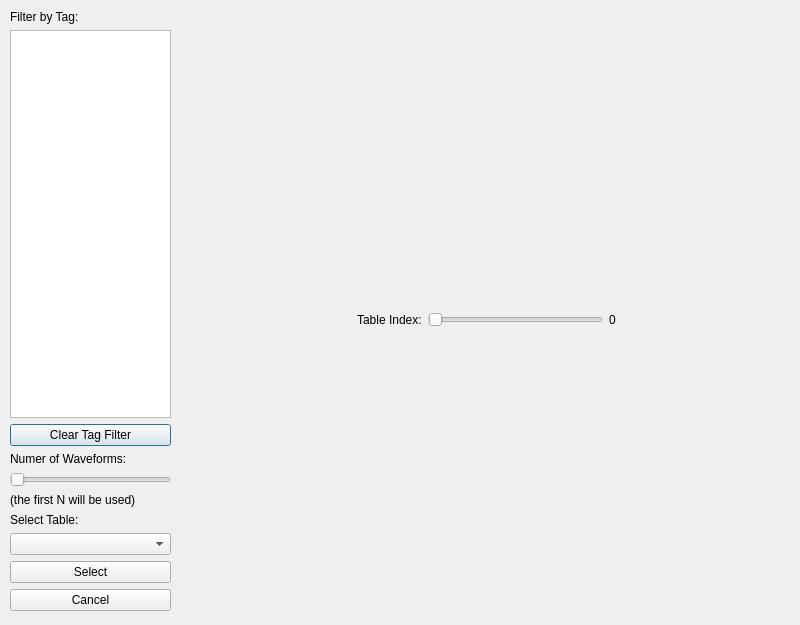
<?xml version="1.0" encoding="UTF-8"?>
<ui version="4.0">
 <class>wavetableBrowser</class>
 <widget class="QDialog" name="wavetableBrowser">
  <property name="geometry">
   <rect>
    <x>0</x>
    <y>0</y>
    <width>800</width>
    <height>625</height>
   </rect>
  </property>
  <property name="minimumSize">
   <size>
    <width>800</width>
    <height>625</height>
   </size>
  </property>
  <property name="maximumSize">
   <size>
    <width>800</width>
    <height>625</height>
   </size>
  </property>
  <property name="windowTitle">
   <string>Wavetable Browser</string>
  </property>
  <widget class="QWidget" name="layoutWidget">
   <property name="geometry">
    <rect>
     <x>10</x>
     <y>10</y>
     <width>161</width>
     <height>601</height>
    </rect>
   </property>
   <layout class="QVBoxLayout" name="verticalLayout">
    <item>
     <widget class="QLabel" name="label_3">
      <property name="sizePolicy">
       <sizepolicy hsizetype="Preferred" vsizetype="Maximum">
        <horstretch>0</horstretch>
        <verstretch>0</verstretch>
       </sizepolicy>
      </property>
      <property name="text">
       <string>Filter by Tag:</string>
      </property>
     </widget>
    </item>
    <item>
     <widget class="QListWidget" name="tagList"/>
    </item>
    <item>
     <widget class="QPushButton" name="clearTags">
      <property name="text">
       <string>Clear Tag Filter</string>
      </property>
     </widget>
    </item>
    <item>
     <widget class="QLabel" name="label">
      <property name="sizePolicy">
       <sizepolicy hsizetype="Preferred" vsizetype="Maximum">
        <horstretch>0</horstretch>
        <verstretch>0</verstretch>
       </sizepolicy>
      </property>
      <property name="text">
       <string>Numer of Waveforms:</string>
      </property>
     </widget>
    </item>
    <item>
     <widget class="QLabeledRangeSlider" name="tableSize">
      <property name="orientation">
       <enum>Qt::Horizontal</enum>
      </property>
     </widget>
    </item>
    <item>
     <widget class="QLabel" name="tableSizeWarning">
      <property name="sizePolicy">
       <sizepolicy hsizetype="Preferred" vsizetype="Maximum">
        <horstretch>0</horstretch>
        <verstretch>0</verstretch>
       </sizepolicy>
      </property>
      <property name="text">
       <string>(the first N will be used)</string>
      </property>
     </widget>
    </item>
    <item>
     <widget class="QLabel" name="label_2">
      <property name="sizePolicy">
       <sizepolicy hsizetype="Preferred" vsizetype="Maximum">
        <horstretch>0</horstretch>
        <verstretch>0</verstretch>
       </sizepolicy>
      </property>
      <property name="text">
       <string>Select Table:</string>
      </property>
     </widget>
    </item>
    <item>
     <widget class="QComboBox" name="selectTable"/>
    </item>
    <item>
     <widget class="QPushButton" name="swapTable">
      <property name="text">
       <string>Select</string>
      </property>
     </widget>
    </item>
    <item>
     <widget class="QPushButton" name="close">
      <property name="text">
       <string>Cancel</string>
      </property>
     </widget>
    </item>
   </layout>
  </widget>
  <widget class="QWidget" name="layoutWidgetNO">
   <property name="geometry">
    <rect>
     <x>181</x>
     <y>11</y>
     <width>611</width>
     <height>600</height>
    </rect>
   </property>
   <layout class="QVBoxLayout" name="tableViz_2">
    <item>
     <layout class="QHBoxLayout" name="topViz">
      <item>
       <widget class="WavetableVizPanel" name="viz1" native="true">
        <property name="sizePolicy">
         <sizepolicy hsizetype="Fixed" vsizetype="Minimum">
          <horstretch>0</horstretch>
          <verstretch>0</verstretch>
         </sizepolicy>
        </property>
        <property name="minimumSize">
         <size>
          <width>275</width>
          <height>275</height>
         </size>
        </property>
       </widget>
      </item>
      <item>
       <widget class="WavetableVizPanel" name="viz2" native="true">
        <property name="sizePolicy">
         <sizepolicy hsizetype="Fixed" vsizetype="Preferred">
          <horstretch>0</horstretch>
          <verstretch>0</verstretch>
         </sizepolicy>
        </property>
        <property name="minimumSize">
         <size>
          <width>275</width>
          <height>275</height>
         </size>
        </property>
       </widget>
      </item>
     </layout>
    </item>
    <item>
     <layout class="QHBoxLayout" name="horizontalLayout_2">
      <item>
       <spacer name="horizontalSpacer">
        <property name="orientation">
         <enum>Qt::Horizontal</enum>
        </property>
        <property name="sizeHint" stdset="0">
         <size>
          <width>40</width>
          <height>20</height>
         </size>
        </property>
       </spacer>
      </item>
      <item>
       <widget class="QLabel" name="label_4">
        <property name="sizePolicy">
         <sizepolicy hsizetype="Preferred" vsizetype="Maximum">
          <horstretch>0</horstretch>
          <verstretch>0</verstretch>
         </sizepolicy>
        </property>
        <property name="text">
         <string>Table Index:</string>
        </property>
       </widget>
      </item>
      <item>
       <widget class="QSlider" name="tableIdx">
        <property name="sizePolicy">
         <sizepolicy hsizetype="Expanding" vsizetype="Maximum">
          <horstretch>0</horstretch>
          <verstretch>0</verstretch>
         </sizepolicy>
        </property>
        <property name="orientation">
         <enum>Qt::Horizontal</enum>
        </property>
       </widget>
      </item>
      <item>
       <widget class="QLabel" name="tableIdxLabel">
        <property name="sizePolicy">
         <sizepolicy hsizetype="Preferred" vsizetype="Maximum">
          <horstretch>0</horstretch>
          <verstretch>0</verstretch>
         </sizepolicy>
        </property>
        <property name="text">
         <string>0</string>
        </property>
       </widget>
      </item>
      <item>
       <spacer name="horizontalSpacer_2">
        <property name="orientation">
         <enum>Qt::Horizontal</enum>
        </property>
        <property name="sizeHint" stdset="0">
         <size>
          <width>40</width>
          <height>20</height>
         </size>
        </property>
       </spacer>
      </item>
     </layout>
    </item>
    <item>
     <layout class="QHBoxLayout" name="bottomViz">
      <item>
       <widget class="WavetableVizPanel" name="viz3" native="true">
        <property name="sizePolicy">
         <sizepolicy hsizetype="Fixed" vsizetype="Fixed">
          <horstretch>0</horstretch>
          <verstretch>0</verstretch>
         </sizepolicy>
        </property>
        <property name="minimumSize">
         <size>
          <width>275</width>
          <height>275</height>
         </size>
        </property>
       </widget>
      </item>
      <item>
       <widget class="WavetableVizPanel" name="viz4" native="true">
        <property name="sizePolicy">
         <sizepolicy hsizetype="Fixed" vsizetype="Fixed">
          <horstretch>0</horstretch>
          <verstretch>0</verstretch>
         </sizepolicy>
        </property>
        <property name="minimumSize">
         <size>
          <width>275</width>
          <height>275</height>
         </size>
        </property>
       </widget>
      </item>
     </layout>
    </item>
   </layout>
  </widget>
 </widget>
 <customwidgets>
  <customwidget>
   <class>WavetableVizPanel</class>
   <extends>QWidget</extends>
   <header>wavetable_viz_panel.h</header>
   <container>1</container>
  </customwidget>
  <customwidget>
   <class>QLabeledRangeSlider</class>
   <extends>QSlider</extends>
   <header>superqt.h</header>
  </customwidget>
 </customwidgets>
 <resources/>
 <connections/>
</ui>
